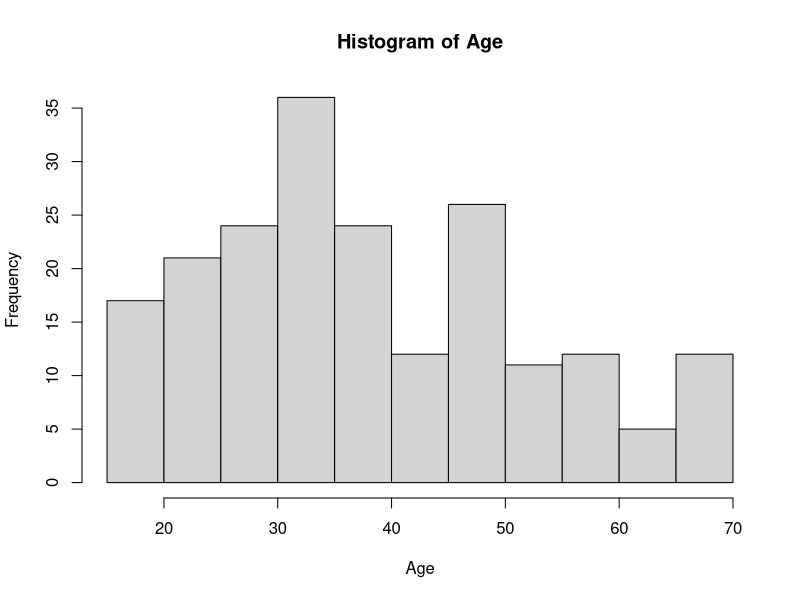
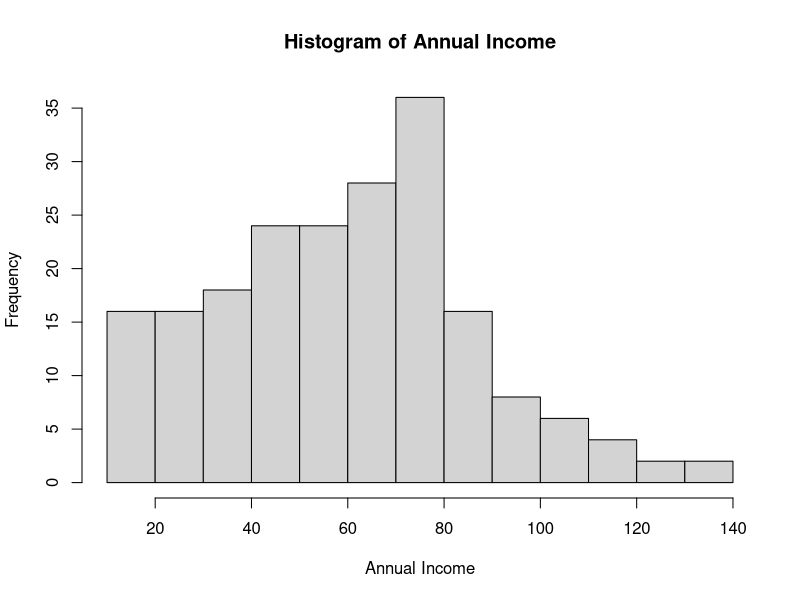
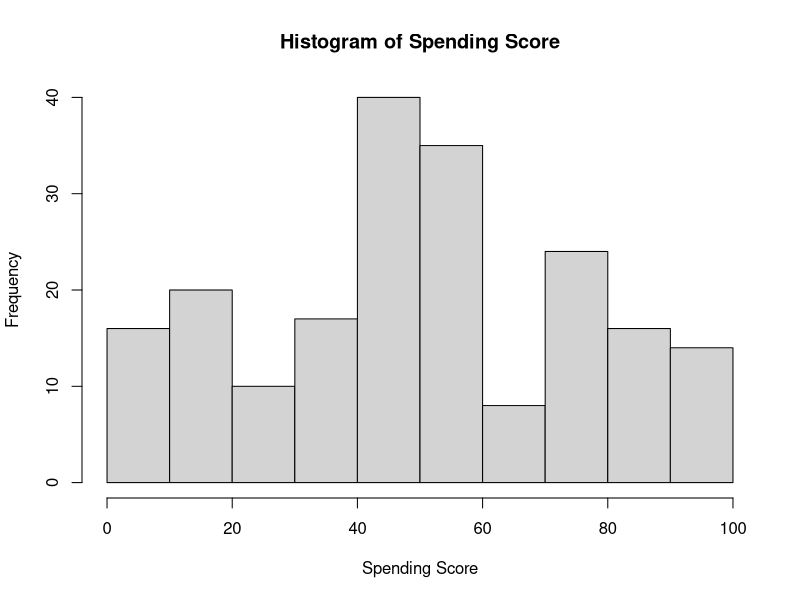

The R script that drew these images, in order:
#Load Dataset

CustomerData <-read.csv("data/Customers.csv", colClasses = c(
  CustomerId = "numeric",
  Gender = "factor",
  Age = "numeric",
  Annual_Income = "numeric",
  Spending_Score = "numeric"
))

#View Dataset
View(CustomerData)

#Measures of Frequency
# Display the structure of the dataset
str(CustomerData)

# Display summary statistics
summary(CustomerData)

# Frequency table for Gender
gender_frequency <- table(CustomerData$Gender)
print("Frequency table for Gender:")
print(gender_frequency)

# Histogram for Age
hist(CustomerData$Age, main = "Histogram of Age", xlab = "Age")

# Histogram for Annual Income
hist(CustomerData$Annual_Income, main = "Histogram of Annual Income", xlab = "Annual Income")

# Histogram for Spending Score
hist(CustomerData$Spending_Score, main = "Histogram of Spending Score", xlab = "Spending Score")

